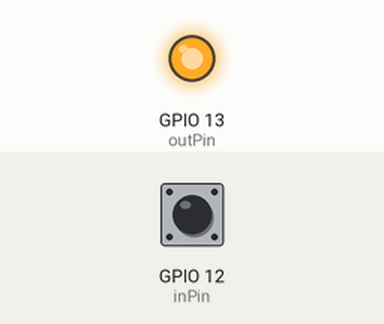
A sketch run on a simulated ESP8266 (NodeMCU). Shown: output pins drawn as LEDs (lit = HIGH). Inputs (shaded band) come from the test bench; at power-on: GPIO 12 (inPin) HIGH. WiFi joins after 1.5 s; servers stay silent unless stated; what the sketch prints to the serial monitor is not drawn.

Above: at 3.3 s.
3.4 s: GPIO 12 (inPin) pulled LOW for 2.6 s
At 4.15 s:
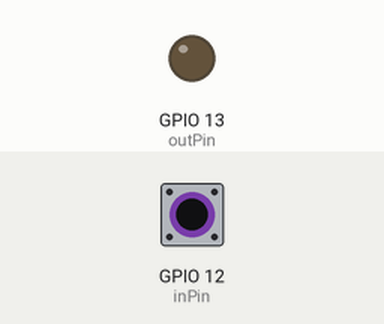
Timing chart, 0 to 6.4 s (numbered marks = the images above; inputs shaded):
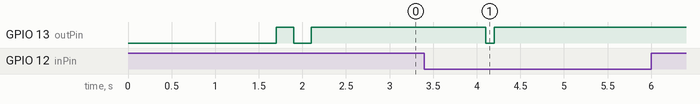

The sketch:

leak_detection.ino
```cpp
int inPin = 12;
int outPin = 13;
#include <ESP8266WiFi.h>

//WiFi login
const char* WIFI_ID = "Mehar's iPhone";
const char* PASSWORD = "14082197612";

//IFTT access information
const char* HOST = "maker.ifttt.com";
const int HTTP_PORT = 80;
const char* IFTTT_KEY = "b39ILa-_sUmnrrgS6mvJ_y";

//Event names to be sent in web request to signal specific notification to phone
const char* EVENT_LEAK = "ToiletLeak";
const char* EVENT_CLEAR = "ToiletLeakCleared";

//Time interval between input checks
const int INTERVAL = 2*1000;
//Number of intervals to wait before sending web request
const int NUM_INTERVAL = 6;

const int STATE_FILLING = LOW;


void setup() {
  Serial.begin(115200);
  Serial.print("\n connecting to wifi ");
  Serial.println(WIFI_ID);
  WiFi.begin(WIFI_ID, PASSWORD);

  while (WiFi.status() != WL_CONNECTED) {
    delay(500);
    Serial.print(".");
  }

  pinMode(inPin,INPUT_PULLUP);
  pinMode(outPin,OUTPUT);

  //Two beeps to signal that WiFi is connected
  digitalWrite(outPin, LOW);
  delay(200);
  digitalWrite(outPin, HIGH);
  delay(200);
  digitalWrite(outPin, LOW);
  delay(200);
  digitalWrite(outPin, HIGH); //Speaker needs default high

  Serial.println("");
  Serial.println("WiFi connected");
  Serial.println("IP address: ");
  Serial.println(WiFi.localIP());


}

//sends web request to maker.ifttt.com
void sendEvent(const char* eventName) {
  WiFiClient client;
  if (!client.connect(HOST, HTTP_PORT)) {
    Serial.println( "Connection Failed");
    return;
  }

  String url = String ("/trigger/") + eventName + "/with/key/" + IFTTT_KEY;
  Serial.print("Sending Event ");
  Serial.println(url);

  client.print(String("GET ") + url + " HTTP/1.1\r\n" +
        "Host: " + HOST + "\r\n" +
        "Connection: close\r\n\r\n");

  delay(500);

  client.stop();
}


void loop() {
  int state;
  delay(INTERVAL);

  //if toilet is filled then return
  state = digitalRead(inPin);
  if (state != STATE_FILLING) {
    return;
  }

  //repeated checks to see if toilet is filling for longer than NUM_INTERVAL
  for (int i = 0; i < NUM_INTERVAL; i++) {

      //read tank level (toilet state)
      state = digitalRead(inPin);

      // if tank is not filling (tank is full), then exit for loop
      if (state != STATE_FILLING) {
        Serial.println("Toilet is filled");
        return;
      }

      //tank is filling so blink LED and repoll
      digitalWrite(outPin, LOW);
      delay(100);
      digitalWrite(outPin, HIGH);

      Serial.print("Tank is filling for ");
      Serial.print((i+1)*INTERVAL/1000);
      Serial.println(" seconds.");

      //sleep for interval time
      delay(INTERVAL);
  }

  //toilet is leaking, so send event and turn on LED
  sendEvent(EVENT_LEAK);
  digitalWrite(outPin, LOW);
  Serial.println("Toilet is leaking");

  //continuously checking tank level until leak is cleared (tank is full)
  while (state == STATE_FILLING) {
    state = digitalRead(inPin);
    delay(INTERVAL);
  }

  //Leak is clear so notifying that leak has been cleared and turning off LED
  sendEvent(EVENT_CLEAR);
  digitalWrite(outPin, HIGH);
  Serial.println("Leak is clear");
}
```

Measured:
- after the input at 3.4 s, GPIO 13 (outPin): HIGH → LOW after 0.70 s, → HIGH 0.10 s later
